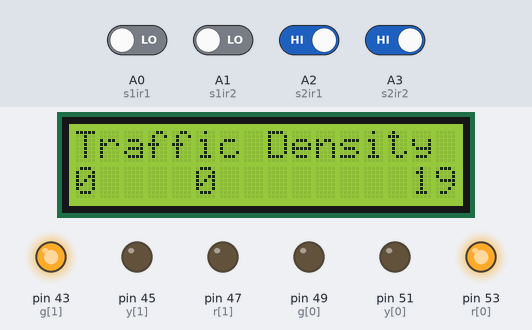
Bench run of a sketch on a simulated Arduino Mega 2560, built with avr-gcc and run on an emulated ATmega2560. On the bench: 16×2 character LCD, output pins drawn as LEDs (lit = HIGH). The inputs (shaded band) are chosen by the test bench; at power-on: A2 (s2ir1), A3 (s2ir2) HIGH, A0 (s1ir1), A1 (s1ir2) LOW.

Above: at 8.7 s.
8.8 s: A0 (s1ir1) driven HIGH
At 10.5 s:
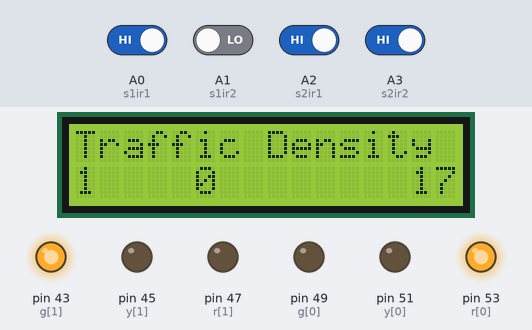
11.4 s: A1 (s1ir2) driven HIGH
At 13.4 s:
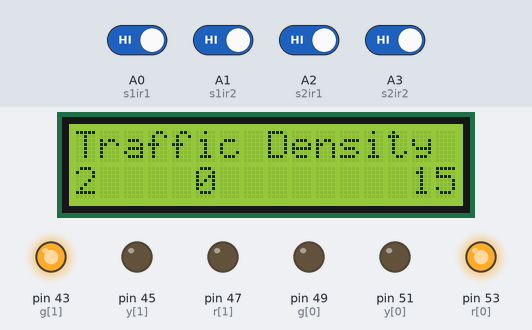
13.9 s: A2 (s2ir1) driven LOW
At 15.8 s:
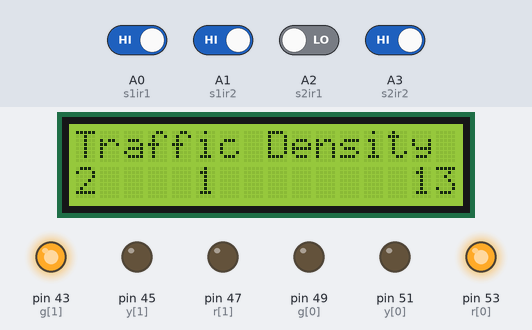
16.3 s: A3 (s2ir2) driven LOW
At 17.9 s:
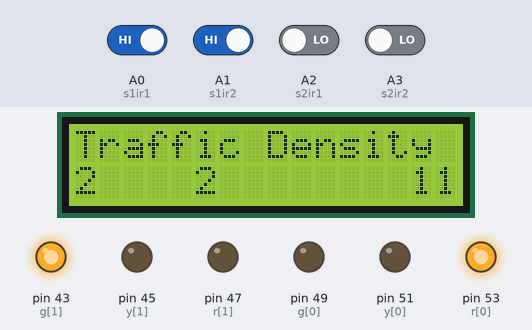
18.8 s: A0 (s1ir1) driven LOW
At 20.0 s:
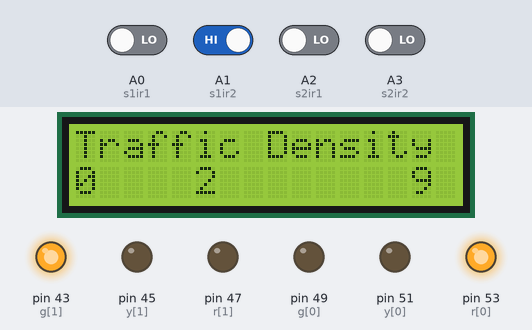
21.2 s: A2 (s2ir1) driven HIGH
At 32.6 s:
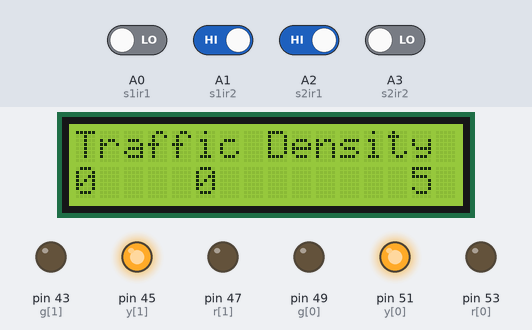
Timing chart, 0 to 34.1 s (numbered marks = the images above; inputs shaded):
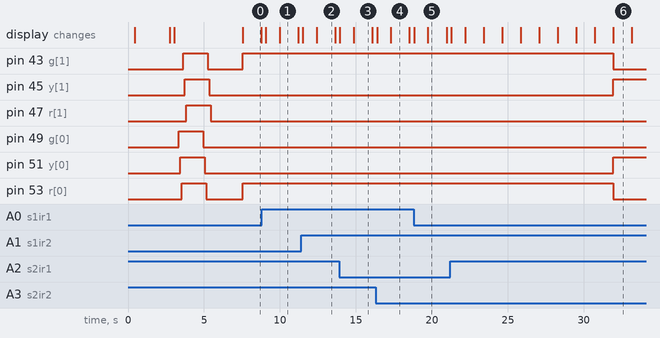

Measured:
- what the display in image 1 shows lasts 1.2 s, from 10.0 s to 11.2 s

The sketch:

Traffic.ino
```cpp
#include <LiquidCrystal.h>

LiquidCrystal lcd(13, 12, 11, 10, 9, 8);

#define splash splash1

int g[2] = {49, 43 };
int y[2] = {51, 45 };
int r[2] = {53, 47 };

#define s1ir1 A0
#define s1ir2 A1
#define s2ir1 A2
#define s2ir2 A3

int states[2] = { HIGH, HIGH};
int totalDevices = 2;
unsigned long previousMillis = 0;
unsigned long previousMillis1 = 0;
long t = 20, prevt;
long tt1 = 1000;
int tset, a;
int red1Status, yellow1Status, yellow2Status, red2Status, aStat ;

int s1ir1_r, s1ir2_r, s2ir1_r, s2ir2_r;

int dens1, dens2;

void setup() {

  lcd.begin(16, 2);
  lcd.setCursor(0, 0);


  Serial.begin(9600);
  LcDSet();
  splash(0, "Signal");
  splash(1, "Initializing");

  setupPinsMode();
  delay(2000);
  lcd.clear();
}


void LcDSet()
{
  lcd.begin(16, 2);
  splash(0, "Smart Traffic");
  splash(1, "Control");
  delay(2000);
  lcd.clear();

}
void setupPinsMode() {

  pinMode(s1ir1, INPUT);
  pinMode(s1ir2, INPUT);

  pinMode(s2ir1, INPUT);
  pinMode(s2ir2, INPUT);

  // setup Pin mode as output.
  for (int i; i < totalDevices; i++) {

    Serial.println();
    pinMode(g[i], OUTPUT);
    digitalWrite(g[i], HIGH);

    delay(100);

    Serial.println();
    pinMode(y[i], OUTPUT);
    digitalWrite(y[i], HIGH);

    delay(100);
    Serial.println();
    pinMode(r[i], OUTPUT);
    digitalWrite(r[i], HIGH);

    delay(100);
  }
  delay(1000);
  for (int i; i < totalDevices; i++) {

    Serial.println();
    pinMode(g[i], OUTPUT);
    digitalWrite(g[i], LOW);

    delay(100);

    Serial.println();
    pinMode(y[i], OUTPUT);
    digitalWrite(y[i], LOW);

    delay(100);
    Serial.println();
    pinMode(r[i], OUTPUT);
    digitalWrite(r[i], LOW);

    delay(100);
  }
}


void loop()
{
  timer();

  s1ir1_r = digitalRead(s1ir1);
  s1ir2_r = digitalRead(s1ir2);
  s2ir1_r = digitalRead(s2ir1);
  s2ir2_r = digitalRead(s2ir2);

  if (s1ir1_r ) {
    dens1 = 1;
    if (s1ir2_r ) {
      dens1 = 2;
    }
  }
  else {
    dens1 = 0;
  }


  if (!s2ir1_r ) {
    dens2 = 1;
    if (!s2ir2_r ) {
      dens2 = 2;
    }
  }
  else {
    dens2 = 0;
  }


  lcd.setCursor(0, 0);
  lcd.print("Traffic Density");
  lcd.setCursor(0, 1);
  lcd.print("    ");
  lcd.setCursor(0, 1);
  lcd.print(dens1);
  lcd.setCursor(5, 1);
  lcd.print("    ");
  lcd.setCursor(5, 1);
  lcd.print(dens2);
  lcd.setCursor(14, 1);
  lcd.print("  ");
  lcd.setCursor(14, 1);
  lcd.print(a);
  delay(300);

}


void red1()
{
  digitalWrite(r[0], HIGH);
  digitalWrite(r[1], LOW);
  digitalWrite(y[0], LOW);
  digitalWrite(y[1], LOW);
  digitalWrite(g[0], LOW);
  digitalWrite(g[1], HIGH);

}
void red2()
{

  digitalWrite(r[0], LOW);
  digitalWrite(r[1], HIGH);
  digitalWrite(y[0], LOW);
  digitalWrite(y[1], LOW);
  digitalWrite(g[0], HIGH);
  digitalWrite(g[1], LOW);
}
void yellow()
{
  digitalWrite(r[0], LOW);
  digitalWrite(r[1], LOW);
  digitalWrite(y[0], HIGH);
  digitalWrite(y[1], HIGH);
  digitalWrite(g[0], LOW);
  digitalWrite(g[1], LOW);

}
void green1()
{

}
void green2()
{

}

void timer()
{
  unsigned long currentMillis = millis();
  unsigned long currentMillis1 = millis();
  if (tset == 0)
  {
    tset = 1;
    a = t;
    prevt = t;


  }
  if (currentMillis - previousMillis >= t) {
    // save the last time you blinked the LED
    previousMillis = currentMillis;

  }
  if (currentMillis1 - previousMillis1 >= tt1) {
    // save the last time you blinked the LED
    previousMillis1 = currentMillis1;
    if (aStat == 0)
    { aStat = 1;
      red1();
      red1Status = 1;
      t = 5;

    }
    if (a <=  0)
    {

      a = t;

      if (a >= (t - 2) && red1Status == 0)
      {
        red1();
        red1Status = 1;
        red2Status = 0;
        yellow1Status = 0;
        t = 5;
      }
      else if (a >= (t - 2) && yellow1Status == 0)
      {
        yellow();
        yellow1Status = 1;
        red2Status = 0;
        t = prevt;
        if (dens2 == 2  ) {
          t = 60;
        }
        else   if (dens2 == 1 ) {
          t = 40;
        }
        else {
          t = 20;
        }

      }
      else if (a >= (t - 2) && red2Status == 0)
      {
        red2();
        yellow2Status = 0;
        red2Status = 1;
        red1Status = 1;
        t = 5;
      }
      else if (a >= (t - 2) && yellow2Status == 0)
      {
        yellow();
        yellow2Status = 1;
        red1Status = 0;
        t = prevt;
        if (dens1 == 2) {
          t = 60;
        }
        else   if (dens1 == 1 ) {
          t = 40;
        }
        else {
          t = 20;
        }
      }
    }
    else
    {
      a--;
    }

  }
}
```

splash.ino
```cpp
void splash1( int row, String txt)
{
  int curs = (17 - txt.length()) / 2;
  lcd.setCursor(0, row);
  lcd.print("----------------");

  lcd.setCursor(curs, row);
  lcd.print(txt);
  delay(300);

}
```
